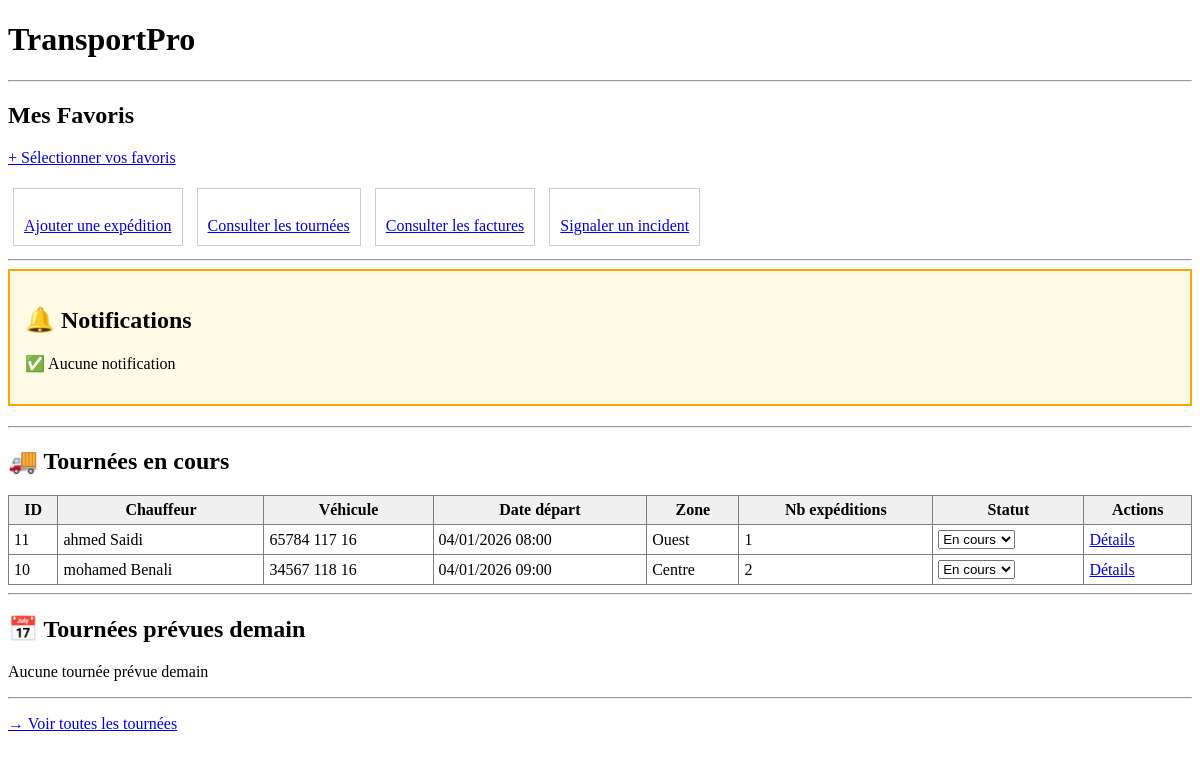
Before: / with the older database file.
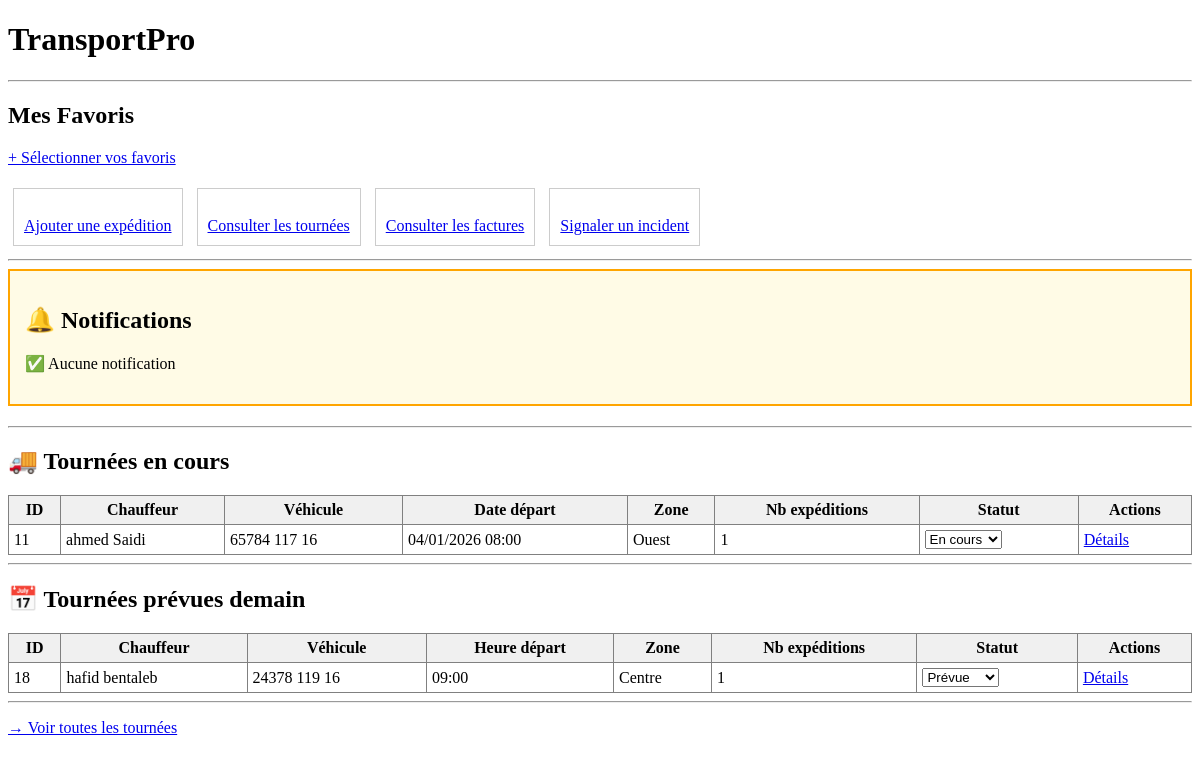
After: the same page with the newer database file.
### app1/models.py (models this page shows, shortened)
class Tournee(models.Model):
    chauffeur = models.ForeignKey('Chauffeur', on_delete=models.PROTECT)
    vehicule = models.ForeignKey('Vehicule', on_delete=models.PROTECT)
    date_depart = models.DateTimeField()
    date_retour_prevue = models.DateTimeField(blank=True, null=True)
    date_retour_reelle = models.DateTimeField(blank=True, null=True)
    zone_cible = models.CharField(max_length=10, choices=[('CENTRE', 'Centre'), ('EST', 'Est'), ('OUEST', 'Ouest'), ('SUD', 'Sud')])
    kilometrage_depart = models.PositiveIntegerField(blank=True, null=True, editable=False)
    kilometrage_arrivee = models.PositiveIntegerField(blank=True, null=True)
    kilometrage_parcouru = models.PositiveIntegerField(blank=True, null=True, editable=False)
    consommation_carburant = models.DecimalField(max_digits=6, decimal_places=2, blank=True, null=True, editable=False)
    statut = models.CharField(max_length=20, choices=[('PREVUE', 'Prévue'), ('EN_COURS', 'En cours'), ('TERMINEE', 'Terminée')], default='PREVUE')
    est_privee = models.BooleanField(default=False, help_text="Tournée privée EXPRESS")
    remarques = models.TextField(blank=True, null=True)
    date_creation = models.DateTimeField(auto_now_add=True)
    date_modification = models.DateTimeField(auto_now=True)

class Chauffeur(models.Model):
    nom = models.CharField(max_length=50)
    prenom = models.CharField(max_length=50)
    date_naissance = models.DateField(default='2000-01-01')
    telephone = PhoneNumberField(region='DZ')
    email = models.EmailField(blank=True, null=True)
    adresse = models.TextField(blank=True, null=True)
    ville = models.CharField(max_length=100, blank=True, null=True)
    wilaya = models.CharField(max_length=100, blank=True, null=True)
    numero_permis = models.CharField(max_length=50, unique=True)
    date_obtention_permis = models.DateField()
    date_expiration_permis = models.DateField()
    date_embauche = models.DateField()
    salaire = models.DecimalField(max_digits=10, decimal_places=2, blank=True, null=True)
    statut_disponibilite = models.CharField(max_length=20, choices=[('DISPONIBLE', 'Disponible'),('EN_TOURNEE', 'En tournée'),('CONGE', 'En congé'),('MALADIE', 'Maladie'),('AUTRE', 'Autre raison'),], default='DISPONIBLE')
    date_creation = models.DateTimeField(auto_now_add=True)
    date_modification = models.DateTimeField(auto_now=True)
    remarques = models.TextField(blank=True, null=True)

class Vehicule(models.Model):
    numero_immatriculation = models.CharField(max_length=50, unique=True)
    marque = models.CharField(max_length=100)
    modele = models.CharField(max_length=100)
    annee = models.IntegerField()
    type_vehicule = models.CharField(max_length=20, choices=[('CAMIONNETTE', 'Camionnette'),('CAMION', 'Camion'),('FOURGON', 'Fourgon'),('MOTO', 'Moto'),])
    capacite_poids = models.DecimalField(max_digits=8, decimal_places=2, help_text="Capacité en kg")
    capacite_volume = models.DecimalField(max_digits=8, decimal_places=2, help_text="Volume en m³")
    consommation_moyenne = models.DecimalField(max_digits=5, decimal_places=2, help_text="Consommation en L/100km")
    etat = models.CharField(max_length=20, choices=[('EXCELLENT', 'Excellent'),('BON', 'Bon'),('MOYEN', 'Moyen'),('MAUVAIS', 'Mauvais'),], default='BON')
    statut = models.CharField(max_length=20, choices=[('DISPONIBLE', 'Disponible'),('EN_TOURNEE', 'En tournée'),('EN_MAINTENANCE', 'En maintenance'),('HORS_SERVICE', 'Hors service'),], default='DISPONIBLE')
    date_derniere_revision = models.DateField(blank=True, null=True)
    date_prochaine_revision = models.DateField(blank=True, null=True)
    kilometrage = models.PositiveIntegerField(default=0, help_text="Compteur kilométrique total")
    date_acquisition = models.DateField()
    date_creation = models.DateTimeField(auto_now_add=True)
    date_modification = models.DateTimeField(auto_now=True)
    remarques = models.TextField(blank=True, null=True)

### app1/views.py (the view)
# urls.py: path('', views.home, name='home'),
def home(request):
    from datetime import date, timedelta
    from django.db.models import Count
    from .constants import FONCTIONNALITES_DISPONIBLES, FAVORIS_PAR_DEFAUT
    favoris_ids = request.session.get('favoris', FAVORIS_PAR_DEFAUT)
    favoris = [
        f for f in FONCTIONNALITES_DISPONIBLES
        if f['id'] in favoris_ids
    ][:4]
    notifications = Notification.objects.filter(
        statut='NON_LUE'
    ).order_by('-date_creation')
    tournees_en_cours = Tournee.objects.filter(
        statut='EN_COURS'
    ).select_related('chauffeur', 'vehicule').annotate(
        nb_expeditions=Count('expeditions')
    ).order_by('date_depart')
    demain = date.today() + timedelta(days=1)
    tournees_demain = Tournee.objects.filter(
        statut='PREVUE',
        date_depart__date=demain
    ).select_related('chauffeur', 'vehicule').annotate(
        nb_expeditions=Count('expeditions')
    ).order_by('date_depart')
    statuts_tournee = [
        ('PREVUE', 'Prévue'),
        ('EN_COURS', 'En cours'),
        ('TERMINEE', 'Terminée'),
    ]
    context = {
        'favoris': favoris,
        'notifications': notifications,
        'tournees_en_cours': tournees_en_cours,
        'tournees_demain': tournees_demain,
        'statuts_tournee': statuts_tournee,
    }
    return render(request, 'home.html', context)

### app1/templates/home.html (shortened to what the changed rows need)
<!DOCTYPE html>
<html lang="fr">
<head>
</head>
<body>
    <h1>TransportPro</h1>
    <section>
        <h2>Mes Favoris</h2>
        {% if favoris %}
            <div>
                {% for fav in favoris %}
                    <div style="display: inline-block; border: 1px solid #ccc; padding: 10px; margin: 5px;">
                        <strong>{{ fav.icone }}</strong><br>
                        <a href="{% url fav.url %}">{{ fav.nom }}</a>
                    </div>
                {% endfor %}
            </div>
        {% else %}
            <p>Aucun favori sélectionné. <a href="{% url 'selectionner_favoris' %}">Cliquez ici pour en choisir</a>.</p>
        {% endif %}
    </section>
    <aside style="border: 2px solid orange; padding: 15px; background-color: #fffbe6; margin-bottom: 20px;">
        <h2>🔔 Notifications</h2>
    </aside>
    <section>
        <h2>🚚 Tournées en cours</h2>
        {% if tournees_en_cours %}
            <table border="1" cellpadding="5" cellspacing="0" style="width: 100%; border-collapse: collapse;">
                <thead style="background-color: #f0f0f0;">
                    <tr>
                        <th>ID</th>
                        <th>Chauffeur</th>
                        <th>Véhicule</th>
                        <th>Date départ</th>
                        <th>Zone</th>
                        <th>Nb expéditions</th>
                        <th>Statut</th>
                        <th>Actions</th>
                    </tr>
                </thead>
                <tbody>
                    {% for tournee in tournees_en_cours %}
                    <tr>
                        <td>{{ tournee.id }}</td>
                        <td>{{ tournee.chauffeur.prenom }} {{ tournee.chauffeur.nom }}</td>
                        <td>{{ tournee.vehicule.numero_immatriculation }}</td>
                        <td>{{ tournee.date_depart|date:"d/m/Y H:i" }}</td>
                        <td>{{ tournee.get_zone_cible_display }}</td>
                        <td>{{ tournee.nb_expeditions }}</td>
                        <td>
                            <form method="post" action="{% url 'modifier_statut_tournee' tournee.id %}" style="display: inline;">
                                <select name="statut" onchange="this.form.submit()">
                                    {% for code, nom in statuts_tournee %}
                                    <option value="{{ code }}" {% if tournee.statut == code %}selected{% endif %}>
                                        {{ nom }}
                                    </option>
                                    {% endfor %}
                                </select>
                            </form>
                        </td>
                        <td>
                            <a href="{% url 'detail_tournee' tournee.id %}">Détails</a>
                        </td>
                    </tr>
                    {% endfor %}
                </tbody>
            </table>
        {% else %}
            <p>Aucune tournée en cours</p>
        {% endif %}
    </section>
    <section>
        <h2>📅 Tournées prévues demain</h2>
        {% if tournees_demain %}
            <table border="1" cellpadding="5" cellspacing="0" style="width: 100%; border-collapse: collapse;">
                <thead style="background-color: #f0f0f0;">
                    <tr>
                        <th>ID</th>
                        <th>Chauffeur</th>
                        <th>Véhicule</th>
                        <th>Heure départ</th>
                        <th>Zone</th>
                        <th>Nb expéditions</th>
                        <th>Statut</th>
                        <th>Actions</th>
                    </tr>
                </thead>
                <tbody>
                    {% for tournee in tournees_demain %}
                    <tr>
                        <td>{{ tournee.id }}</td>
                        <td>{{ tournee.chauffeur.prenom }} {{ tournee.chauffeur.nom }}</td>
                        <td>{{ tournee.vehicule.numero_immatriculation }}</td>
                        <td>{{ tournee.date_depart|date:"H:i" }}</td>
                        <td>{{ tournee.get_zone_cible_display }}</td>
                        <td>{{ tournee.nb_expeditions }}</td>
                        <td>
                            <form method="post" action="{% url 'modifier_statut_tournee' tournee.id %}" style="display: inline;">
                                <select name="statut" onchange="this.form.submit()">
                                    {% for code, nom in statuts_tournee %}
                                    <option value="{{ code }}" {% if tournee.statut == code %}selected{% endif %}>
                                        {{ nom }}
                                    </option>
                                    {% endfor %}
                                </select>
                            </form>
                        </td>
                        <td>
                            <a href="{% url 'detail_tournee' tournee.id %}">Détails</a>
                        </td>
                    </tr>
                    {% endfor %}
                </tbody>
            </table>
        {% else %}
            <p>Aucune tournée prévue demain</p>
        {% endif %}
    </section>
</body>
</html>

Changed rows visible on the page:
no longer on this page (row edited): Tournee: id "10", chauffeur.prenom "mohamed", chauffeur.nom "Benali", vehicule.numero_immatriculation "34567 118 16", date_depart "04/01/2026 09:00", zone_cible "Centre", nb_expeditions "2", statut "En cours", shown under "🚚 Tournées en cours"
added Tournee: id "18", chauffeur.prenom "hafid", chauffeur.nom "bentaleb", vehicule.numero_immatriculation "24378 119 16", date_depart "09:00", zone_cible "Centre", nb_expeditions "1", statut "Prévue", shown under "📅 Tournées prévues demain"
Other visible differences:
text no longer shown: "Aucune tournée prévue demain"
text now shown: "ID Chauffeur Véhicule Heure départ Zone Nb expéditions Statut Actions"
